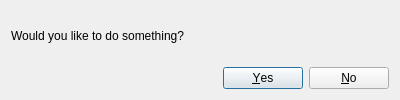
<?xml version="1.0" encoding="UTF-8"?>
<ui version="4.0">
 <class>QuestionDialog</class>
 <widget class="QDialog" name="QuestionDialog">
  <property name="geometry">
   <rect>
    <x>0</x>
    <y>0</y>
    <width>400</width>
    <height>100</height>
   </rect>
  </property>
  <property name="windowTitle">
   <string>Question</string>
  </property>
  <property name="windowIcon">
   <iconset>
    <normaloff>icons/oce.png</normaloff>icons/oce.png</iconset>
  </property>
  <layout class="QVBoxLayout" name="verticalLayout">
   <item>
    <widget class="QLabel" name="label">
     <property name="text">
      <string>Would you like to do something?</string>
     </property>
     <property name="wordWrap">
      <bool>true</bool>
     </property>
    </widget>
   </item>
   <item>
    <widget class="QDialogButtonBox" name="buttonBox">
     <property name="orientation">
      <enum>Qt::Horizontal</enum>
     </property>
     <property name="standardButtons">
      <set>QDialogButtonBox::No|QDialogButtonBox::Yes</set>
     </property>
    </widget>
   </item>
  </layout>
 </widget>
 <resources/>
 <connections>
  <connection>
   <sender>buttonBox</sender>
   <signal>accepted()</signal>
   <receiver>QuestionDialog</receiver>
   <slot>accept()</slot>
   <hints>
    <hint type="sourcelabel">
     <x>248</x>
     <y>254</y>
    </hint>
    <hint type="destinationlabel">
     <x>157</x>
     <y>274</y>
    </hint>
   </hints>
  </connection>
  <connection>
   <sender>buttonBox</sender>
   <signal>rejected()</signal>
   <receiver>QuestionDialog</receiver>
   <slot>reject()</slot>
   <hints>
    <hint type="sourcelabel">
     <x>316</x>
     <y>260</y>
    </hint>
    <hint type="destinationlabel">
     <x>286</x>
     <y>274</y>
    </hint>
   </hints>
  </connection>
 </connections>
</ui>
